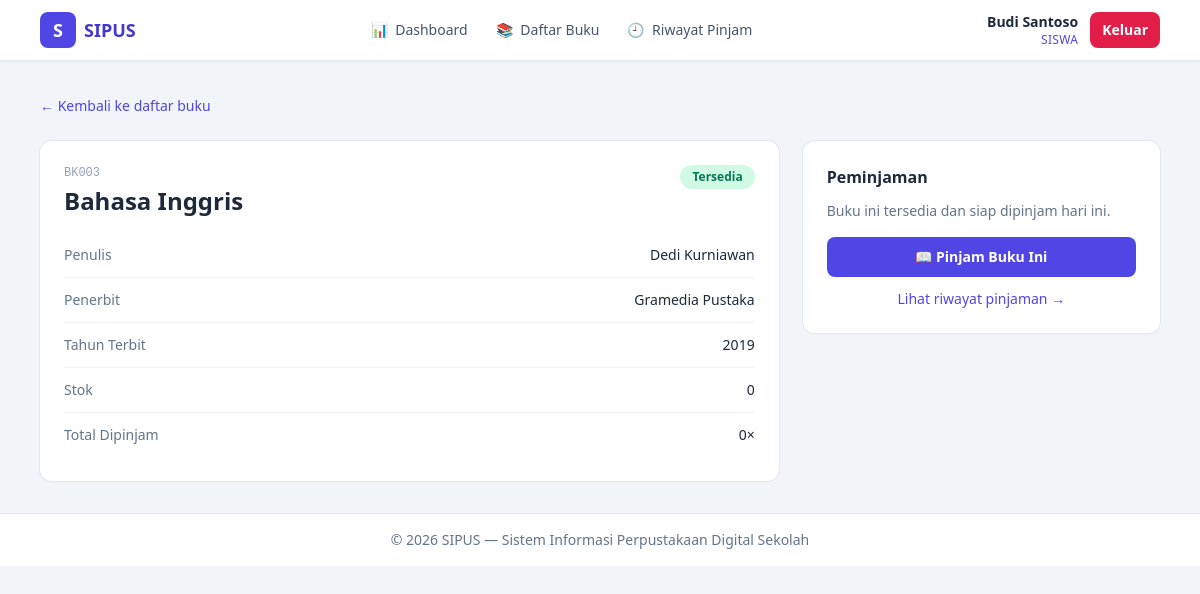
The page /siswa/detail_buku.php?id=3 (signed in) on the database its author committed.
### tables this page shows
CREATE TABLE buku (
    id_buku INT AUTO_INCREMENT PRIMARY KEY,
    nomor_buku VARCHAR(20) NOT NULL UNIQUE,
    judul VARCHAR(150) NOT NULL,
    penulis VARCHAR(100) NOT NULL,
    penerbit VARCHAR(100),
    tahun_terbit YEAR,
    status ENUM('tersedia', 'dipinjam') NOT NULL DEFAULT 'tersedia'
);

### config/database.php (called while the page is built, shortened)
<?php
function e($data): string
{
    return htmlspecialchars((string) $data, ENT_QUOTES, 'UTF-8');
}

### siswa/detail_buku.php (the view, shortened to what this page needs)
<?php
require __DIR__ . '/../includes/header.php';
$pdo = db();
$idBuku = filter_var($_GET['id'] ?? '', FILTER_VALIDATE_INT);
$stmt = $pdo->prepare('SELECT * FROM buku WHERE id_buku = :ib LIMIT 1');
$stmt->execute([':ib' => $idBuku]);
$buku = $stmt->fetch();
$stmt = $pdo->prepare('SELECT id_anggota FROM anggota WHERE username = :u LIMIT 1');
$stmt->execute([':u' => $_SESSION['username']]);
$idAnggota = $stmt->fetchColumn();
$idAnggota = (int) $idAnggota;
$stmt = $pdo->prepare('SELECT COUNT(*) FROM peminjaman
                       WHERE id_anggota = :ia AND id_buku = :ib AND status = "dipinjam"');
$stmt->execute([':ia' => $idAnggota, ':ib' => $idBuku]);
$sudahPinjam = ((int) $stmt->fetchColumn()) > 0;
$stmt = $pdo->prepare('SELECT COUNT(*) AS total FROM peminjaman WHERE id_buku = :ib');
$stmt->execute([':ib' => $idBuku]);
$totalDipinjam = (int) $stmt->fetch()['total'];
?>
<div class="mb-6">
  <a href="daftar_buku.php" class="text-sm font-medium text-indigo-600 hover:underline">&larr; Kembali ke daftar buku</a>
</div>
<div class="grid gap-6 md:grid-cols-3">
  <div class="rounded-xl bg-white p-6 shadow-sm ring-1 ring-slate-200 md:col-span-2">
    <div class="mb-4 flex items-start justify-between gap-3">
      <div>
        <p class="font-mono text-xs text-slate-400"><?= e($buku['nomor_buku']) ?></p>
        <h1 class="mt-1 text-2xl font-bold text-slate-800"><?= e($buku['judul']) ?></h1>
      </div>
      <?php if ($buku['status'] === 'tersedia'): ?>
        <span class="rounded-full bg-emerald-100 px-3 py-1 text-xs font-semibold text-emerald-700">Tersedia</span>
      <?php else: ?>
        <span class="rounded-full bg-amber-100 px-3 py-1 text-xs font-semibold text-amber-700">Dipinjam</span>
      <?php endif; ?>
    </div>
    <dl class="divide-y divide-slate-100 text-sm">
      <div class="flex justify-between py-3"><dt class="text-slate-500">Penulis</dt><dd class="font-medium"><?= e($buku['penulis']) ?></dd></div>
      <div class="flex justify-between py-3"><dt class="text-slate-500">Penerbit</dt><dd class="font-medium"><?= e($buku['penerbit'] ?? '—') ?></dd></div>
      <div class="flex justify-between py-3"><dt class="text-slate-500">Tahun Terbit</dt><dd class="font-medium"><?= e($buku['tahun_terbit'] ?? '—') ?></dd></div>
      <div class="flex justify-between py-3"><dt class="text-slate-500">Stok</dt><dd class="font-medium"><?= e((string) ($buku['stok'] ?? 0)) ?></dd></div>
      <div class="flex justify-between py-3"><dt class="text-slate-500">Total Dipinjam</dt><dd class="font-medium"><?= $totalDipinjam ?>&times;</dd></div>
    </dl>
  </div>
  <div class="h-fit rounded-xl bg-white p-6 shadow-sm ring-1 ring-slate-200">
    <h2 class="mb-3 font-semibold">Peminjaman</h2>
    <?php if ($sudahPinjam): ?>
      <div class="rounded-lg border border-amber-200 bg-amber-50 px-4 py-3 text-sm text-amber-700">
        Kamu sedang meminjam buku ini. Kembalikan ke petugas perpustakaan bila sudah selesai membaca.
      </div>
    <?php elseif ($buku['status'] !== 'tersedia'): ?>
      <div class="rounded-lg border border-slate-200 bg-slate-50 px-4 py-3 text-sm text-slate-600">
        Buku ini sedang dipinjam siswa lain. Cek kembali nanti ya.
      </div>
    <?php else: ?>
      <p class="mb-4 text-sm text-slate-500">Buku ini tersedia dan siap dipinjam hari ini.</p>
      <form method="post" action="detail_buku.php?id=<?= (int) $buku['id_buku'] ?>">
        <button class="w-full rounded-lg bg-indigo-600 py-2.5 text-sm font-semibold text-white transition hover:bg-indigo-700">
          📖 Pinjam Buku Ini
        </button>
      </form>
    <?php endif; ?>
    <a href="riwayat.php" class="mt-3 block text-center text-sm font-medium text-indigo-600 hover:underline">Lihat riwayat pinjaman &rarr;</a>
  </div>
</div>
<?php require __DIR__ . '/../includes/footer.php'; ?>

### rows shown on the page
buku: nomor_buku "BK003", judul "Bahasa Inggris", penulis "Dedi Kurniawan", penerbit "Gramedia Pustaka", tahun_terbit "2019"

### other values the page prints
$item['icon'] "📊"
$item['label'] "Dashboard"
$item['icon'] "📚"
$item['label'] "Daftar Buku"
$item['icon'] "🕘"
$item['label'] "Riwayat Pinjam"
$_SESSION['nama'] "Budi Santoso"
$_SESSION['role'] "SISWA"
$buku['stok'] "0"
$totalDipinjam "0"
